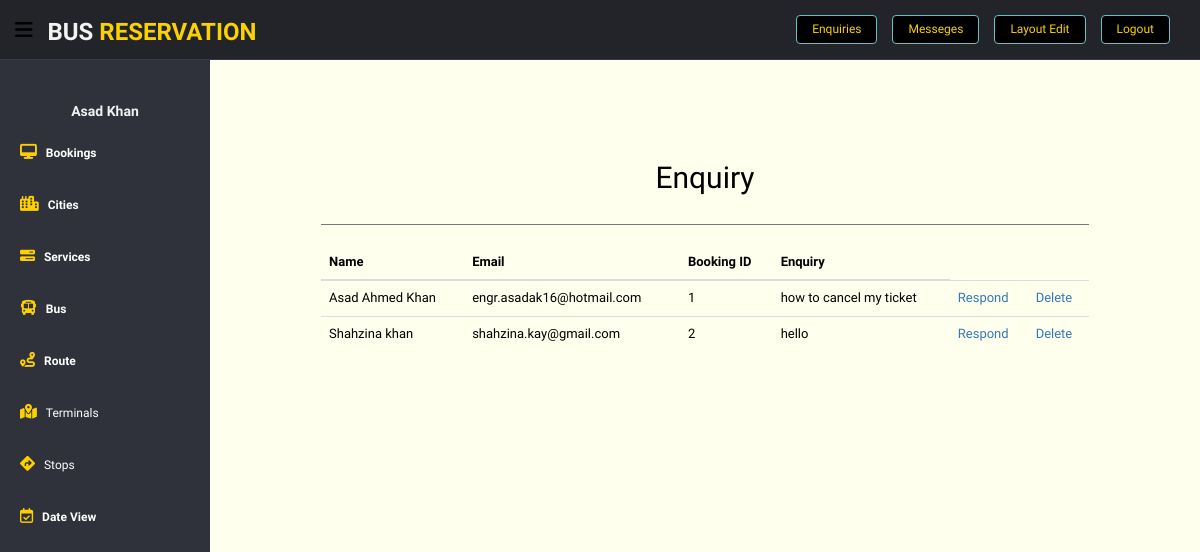
The app's page /Project/layout/dashboard/enquiryread.php (signed in) with its own data.
### tables this page shows
CREATE TABLE `enquiry` (
  `Id` int(11) NOT NULL,
  `Name` varchar(20) NOT NULL,
  `Email` varchar(50) NOT NULL,
  `Contact` int(11) NOT NULL,
  `Customer_Id` int(11) NOT NULL,
  `Customer_Enquiry` varchar(200) NOT NULL
);

### Project/layout/dashboard/enquiryread.php (the view, shortened to what this page needs)
<?php
include('dashboard.php');
include('connect.php');
?>
 <section id="main-content">
      <section class="wrapper">
            <center> <div class="content-panel"  style="width:80%;">
            <h2 style="text-align: center;"></i>  Enquiry </h2>
  <div class="row">
          <div class="col-md-12">
              <hr>
              <table class="table">
                <thead>
                  <tr>
                    <th>Name</th>
                    <th>Email</th>
                           <th>Booking ID</th>
                     <th>Enquiry</th>
                  </tr>
                </thead>
                <tbody>
<?php
$qas="SELECT * FROM enquiry";
$sel=mysqli_query($con,$qas);
while($data=mysqli_fetch_assoc($sel)){
echo "<tr>
<td>".$data['Name']."</td>
<td>".$data['Email']."</td>
<td>".$data['Customer_Id']."</td>
<td>".$data['Customer_Enquiry']."</td>
<td><a href='enquirymail.php?id=$data[Id]'>Respond</a></td>
<td><a href='enquirydelete.php?id=$data[Id]'>Delete</a></td>
</tr>";
}
?>
</table>

### Project/layout/dashboard/assetsdashboard/css/style.css (style rules this page uses)
body { color: #797979; background: #eaeaea; font-family: 'Ruda', sans-serif; padding: 0px !important; margin: 0px !important; font-size:13px; }
a, a:hover, a:focus { text-decoration: none; outline: none; }
hr { margin-top: 20px; margin-bottom: 20px; border: 0; border-top: 1px solid #797979; }
#main-content { margin-left: 210px; }
.wrapper { display: inline-block; margin-top: 60px; padding-left: 15px; padding-right: 15px; padding-bottom: 15px; padding-top: 0px; width: 100%; }

### Project/layout/dashboard/assetsdashboard/style.css (style rules this page uses)
html, body, #slideslow-bg, #slideslow-bg div { height: 100%; }

### Project/layout/dashboard/dashboard.php (style rules this page uses)
body { color: black; }
a, a:hover, a:focus { text-decoration: none; outline: none; }
hr { margin-top: 20px; margin-bottom: 20px; border: 0; border-top: 1px solid #797979; }

### records on screen
enquiry: Name "Asad Ahmed Khan", Email "engr.asadak16@hotmail.com", Customer_Id "1", Customer_Enquiry "how to cancel my ticket"
enquiry: Name "Shahzina khan", Email "shahzina.kay@gmail.com", Customer_Id "2", Customer_Enquiry "hello"

### other values on screen
$_SESSION['admin'] "Asad Khan"
